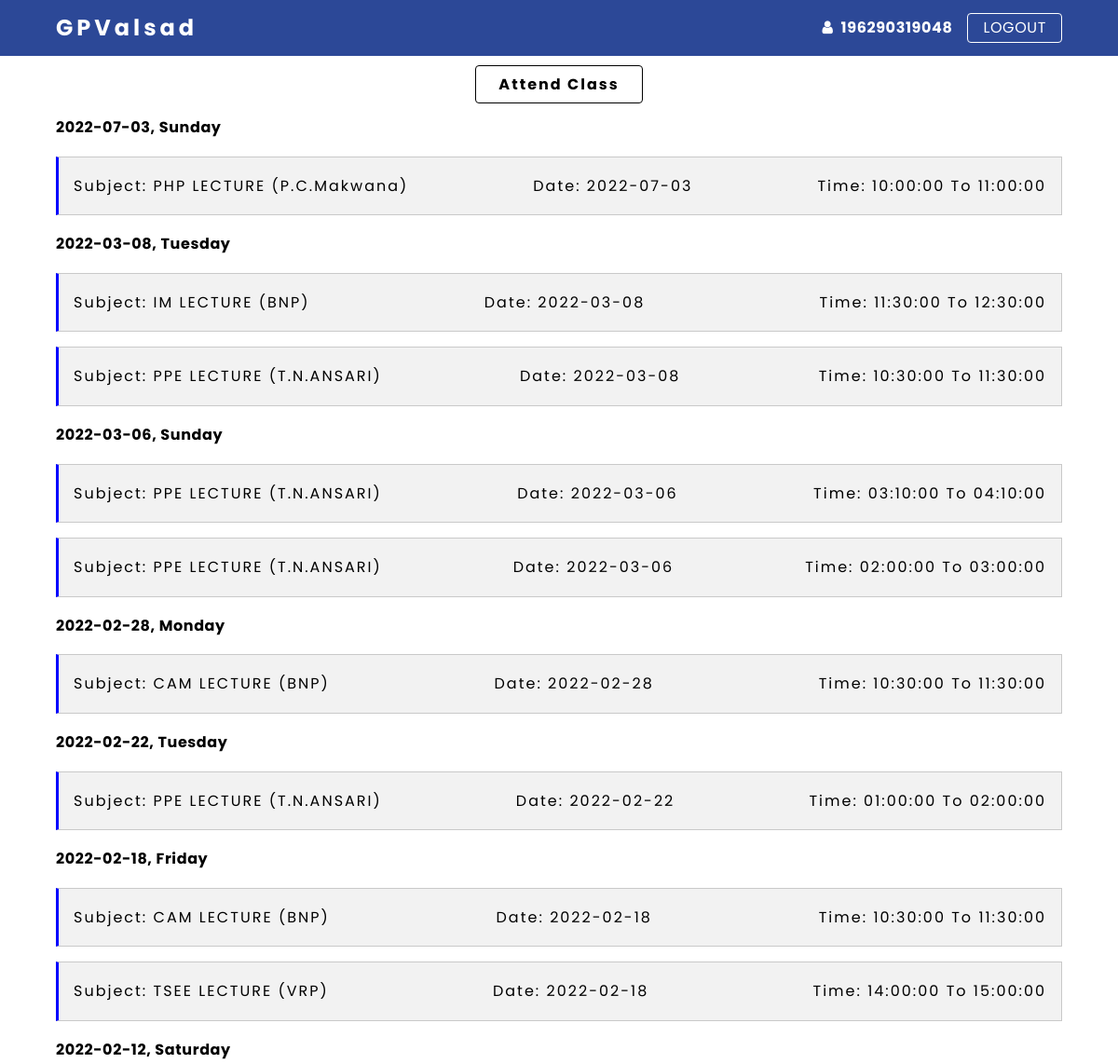
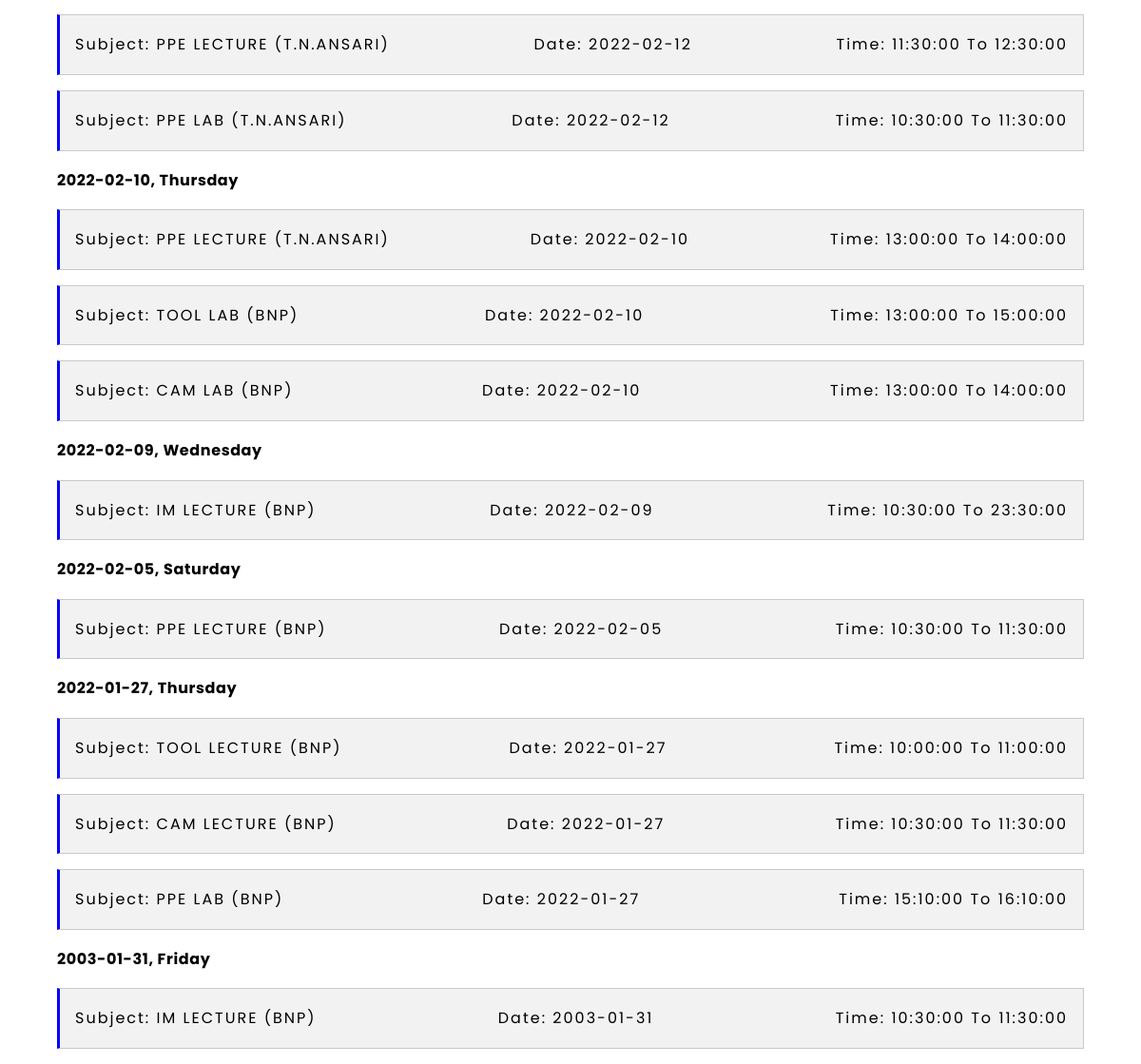
The app's page /student/home.php (signed in) with its own data (2 pictures, top to bottom).
### tables this page shows
CREATE TABLE `studentattendance` (
  `id` int(11) NOT NULL,
  `enrollment` int(11) NOT NULL,
  `sname` int(11) NOT NULL,
  `subject` int(11) NOT NULL,
  `division` int(11) NOT NULL,
  `tol` int(11) NOT NULL,
  `ldate` int(11) NOT NULL,
  `stime` int(11) NOT NULL,
  `etime` int(11) NOT NULL
);

CREATE TABLE `classcreate` (
  `id` int(11) NOT NULL,
  `sname` varchar(50) NOT NULL,
  `subject` varchar(50) NOT NULL,
  `division` varchar(10) NOT NULL,
  `term` int(5) NOT NULL,
  `tol` varchar(10) NOT NULL,
  `ldate` date NOT NULL,
  `stime` time NOT NULL,
  `etime` time NOT NULL,
  `scode` varchar(6) DEFAULT NULL
);

### student/home.php (the view, shortened to what this page needs)
<?php
 include '../includes/config.php';
 ?>
 <!DOCTYPE html>
 <html lang="en">
 <head>
   <?php include 'links.php'; ?>
   <link rel="stylesheet" href="css/home.css">
 </head>
 <body>
 	<div class="header">
      <div class="content">
         <h2>GPValsad</h2>
         <div>
            <a href="profile-update.php"><i class="fa fa-user"></i></a>
            <p class="none"><a href="profile-update.php"><?php echo $_SESSION['enroll']; ?></a></p>
            <a href="logout.php" class="btn">LOGOUT</a>
         </div>
      </div>
   </div>
   <main>
      <div class="class">
         <a href="attendclass.php">Attend Class</a>
      </div>
      <?php
         $owner = $_SESSION['id'];
         $sqlDate = "SELECT DISTINCT c.ldate
               FROM studentattendance AS a
               INNER JOIN classcreate AS c
               ON a.sname = c.id
               WHERE a.enrollment = {$owner}
               ORDER BY c.ldate DESC";
         $sqlDaterun = mysqli_query($conn,$sqlDate) OR die("sQuery Fail!");
         if (mysqli_num_rows($sqlDaterun) > 0) {
            while ($date = mysqli_fetch_array($sqlDaterun)) {
               $dates = $date['ldate'];
               $sqlDay = "SELECT DISTINCT DAYOFWEEK('{$dates}') as day
                     FROM studentattendance AS a
                     INNER JOIN classcreate AS c
                     ON a.sname = c.id
                     WHERE a.enrollment = {$owner}
                     ORDER BY c.ldate DESC";
               $sqlDayRun = mysqli_query($conn,$sqlDay) OR die("Query Fail!");
               while ($day = mysqli_fetch_array($sqlDayRun)) {
                  switch ($day['day']) {
                     case '1':
                        $dayName = "Sunday";
                        break;
                     case '2':
                        $dayName = "Monday";
                        break;
                     case '3':
                        $dayName = "Tuesday";
                        break;
                     case '4':
                        $dayName = "Wednesday";
                        break;
                     case '5':
                        $dayName = "Thursday";
                        break;
                     case '6':
                        $dayName = "Friday";
                        break;
                     case '7':
                        $dayName = "Saturday";
                        break;
                  }
                  echo "<b>" . $dates . ", " . $dayName . "</b>";
               }
            $sql = "SELECT a.id,c.sname,c.subject,c.tol,c.ldate,c.stime,c.etime
               FROM studentattendance AS a
               INNER JOIN classcreate AS c
               ON a.sname = c.id
               WHERE a.enrollment = {$owner} && c.ldate = '{$dates}'
               ORDER BY a.ldate DESC";
            $sqlrun = mysqli_query($conn,$sql) OR die("Query Fail!");
            while ($row = mysqli_fetch_array($sqlrun)) {
       ?>
      <div class="attendClasses">
            <div>
               <p>Subject: <?php echo $row['subject'] . " " . $row['tol'] . " (" . $row['sname'] . ")";?></p>
            </div>
            <div>
               <p>Date: <?php echo $row['ldate'];?></p>
            </div>
            <div>
               <p>Time: <?php echo $row['stime'] . " To " . $row['etime'];?></p>
            </div>
      </div>
      <?php }
         }
      }
       ?>
   </main>
 </body>
 </html>

### student/links.php (shortened to what this page needs)
<link rel="stylesheet" href="https://cdnjs.cloudflare.com/ajax/libs/font-awesome/4.7.0/css/font-awesome.min.css">

### student/css/home.css (style rules this page uses)
* { margin: 0; padding: 0; box-sizing: border-box; font-family: 'Poppins', sans-serif; line-height: 1.85; letter-spacing: 0.6px; }
main { width: 90%; margin: 0 auto; max-width: 1400px; }
.content { width: 90%; margin: 0 auto; max-width: 1400px; display: flex; justify-content: space-between; align-items: center; }
.header { background: #2C4897; color: #FFFFFF; padding: .5em 0; }
h2 { letter-spacing: 4px; }
.content > div { display: flex; justify-content: center; align-items: center; }
.content > div p { padding: 0 1em 0 .5em; letter-spacing: 2px; font-weight: 700; }
.content > div a { text-decoration: none; color: #FFFFFF; }
.content > div .btn { text-decoration: none; color: #FFFFFF; border: 1px solid #FFFF; padding: 0 1em; border-radius: 4px; }
.class a { text-decoration: none; color: black; border: 1px solid black; padding: 0.5em 1.5em; border-radius: 4px; font-weight: 700; letter-spacing: 2px; }
.class { margin: 1em 0; text-align: center; }
.attendClasses { display: flex; justify-content: space-between; align-items: center; background: #F2F2F2; padding: 1em; margin: 1em 0; border: 1px solid #c9c9c9; border-left: 3px solid blue; }
.attendClasses p { letter-spacing: 2px; }

### records on screen
studentattendance: sname.subject "PHP", sname.tol "LECTURE", sname.sname "P.C.Makwana", sname.ldate "2022-07-03", sname.stime "10:00:00", sname.etime "11:00:00"
studentattendance: sname.subject "IM", sname.tol "LECTURE", sname.sname "BNP", sname.ldate "2022-03-08", sname.stime "11:30:00", sname.etime "12:30:00"
studentattendance: sname.subject "PPE", sname.tol "LECTURE", sname.sname "T.N.ANSARI", sname.ldate "2022-03-08", sname.stime "10:30:00", sname.etime "11:30:00"
studentattendance: sname.subject "PPE", sname.tol "LECTURE", sname.sname "T.N.ANSARI", sname.ldate "2022-03-06", sname.stime "03:10:00", sname.etime "04:10:00"
studentattendance: sname.subject "PPE", sname.tol "LECTURE", sname.sname "T.N.ANSARI", sname.ldate "2022-03-06", sname.stime "02:00:00", sname.etime "03:00:00"
studentattendance: sname.subject "CAM", sname.tol "LECTURE", sname.sname "BNP", sname.ldate "2022-02-28", sname.stime "10:30:00", sname.etime "11:30:00"
studentattendance: sname.subject "PPE", sname.tol "LECTURE", sname.sname "T.N.ANSARI", sname.ldate "2022-02-22", sname.stime "01:00:00", sname.etime "02:00:00"
studentattendance: sname.subject "CAM", sname.tol "LECTURE", sname.sname "BNP", sname.ldate "2022-02-18", sname.stime "10:30:00", sname.etime "11:30:00"
studentattendance: sname.subject "TSEE", sname.tol "LECTURE", sname.sname "VRP", sname.ldate "2022-02-18", sname.stime "14:00:00", sname.etime "15:00:00"
studentattendance: sname.subject "PPE", sname.tol "LECTURE", sname.sname "T.N.ANSARI", sname.ldate "2022-02-12", sname.stime "11:30:00", sname.etime "12:30:00"
studentattendance: sname.subject "PPE", sname.tol "LAB", sname.sname "T.N.ANSARI", sname.ldate "2022-02-12", sname.stime "10:30:00", sname.etime "11:30:00"
studentattendance: sname.subject "PPE", sname.tol "LECTURE", sname.sname "T.N.ANSARI", sname.ldate "2022-02-10", sname.stime "13:00:00", sname.etime "14:00:00"
studentattendance: sname.subject "TOOL", sname.tol "LAB", sname.sname "BNP", sname.ldate "2022-02-10", sname.stime "13:00:00", sname.etime "15:00:00"
studentattendance: sname.subject "CAM", sname.tol "LAB", sname.sname "BNP", sname.ldate "2022-02-10", sname.stime "13:00:00", sname.etime "14:00:00"
studentattendance: sname.subject "IM", sname.tol "LECTURE", sname.sname "BNP", sname.ldate "2022-02-09", sname.stime "10:30:00", sname.etime "23:30:00"
studentattendance: sname.subject "PPE", sname.tol "LECTURE", sname.sname "BNP", sname.ldate "2022-02-05", sname.stime "10:30:00", sname.etime "11:30:00"
studentattendance: sname.subject "TOOL", sname.tol "LECTURE", sname.sname "BNP", sname.ldate "2022-01-27", sname.stime "10:00:00", sname.etime "11:00:00"
studentattendance: sname.subject "CAM", sname.tol "LECTURE", sname.sname "BNP", sname.ldate "2022-01-27", sname.stime "10:30:00", sname.etime "11:30:00"
studentattendance: sname.subject "PPE", sname.tol "LAB", sname.sname "BNP", sname.ldate "2022-01-27", sname.stime "15:10:00", sname.etime "16:10:00"
studentattendance: sname.subject "IM", sname.tol "LECTURE", sname.sname "BNP", sname.ldate "2003-01-31", sname.stime "10:30:00", sname.etime "11:30:00"

### other values on screen
$_SESSION['enroll'] "196290319048"
$dates "2022-07-03"
$dayName "Sunday"
$dates "2022-03-08"
$dayName "Tuesday"
$dates "2022-03-06"
$dates "2022-02-28"
$dayName "Monday"
$dates "2022-02-22"
$dates "2022-02-18"
$dayName "Friday"
$dates "2022-02-12"
$dayName "Saturday"
$dates "2022-02-10"
$dayName "Thursday"
